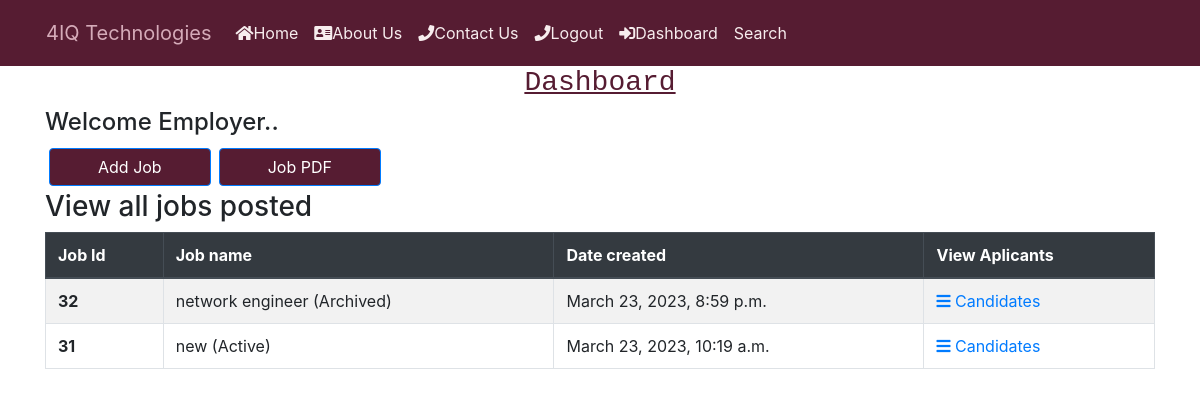
/users/dashboard (signed in), run on an earlier commit of the app's database.
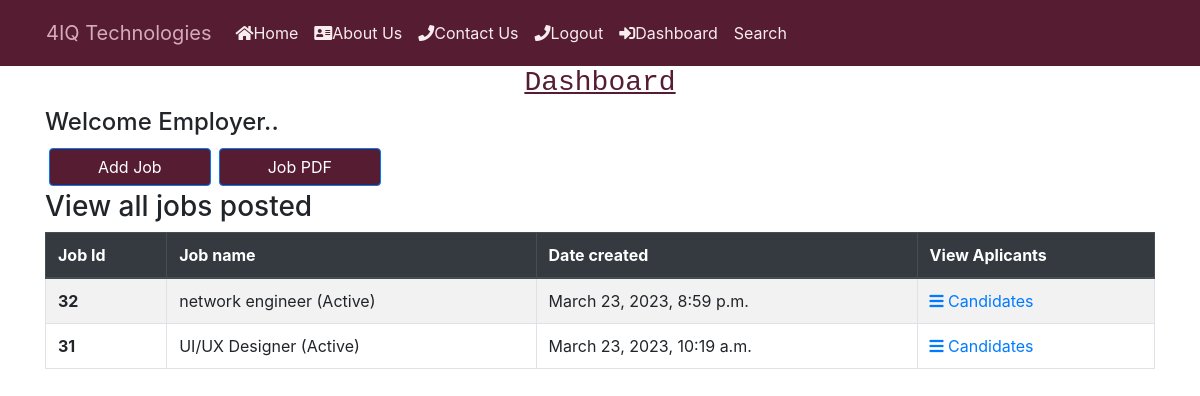
And on a later commit of the database.
### job/models.py (models this page shows, shortened)
class Job(models.Model):
    COMPUTER_SUPPORT_SPECIALIST = 'Computer Support Specialist'
    HARDWARE_ENGINEER = 'Hardware Engineer'
    COMPUTER_SYSTEM_ANALYST = 'Computer System Analyst'
    SOFTWARE_DEVELOPER = 'Software Developer'
    PROGRAMMER = 'Programmer'
    WEB_DEVELOPER = 'Web Developer'
    NETWORK_ENGINEER = 'Network Engineer'
    SOFTWARE_TESTER = 'Software Tester'
    FRONTEND_DEVELOPER = "Frontend Developer"
    BACKEND_DEVELOPER = "Backend Developer"
    CHOICES_SIZE =   ( (COMPUTER_SUPPORT_SPECIALIST ,'COMPUTER_SUPPORT_SPECIALIST'),
    ( HARDWARE_ENGINEER ,'HARDWARE_ENGINEER'),
    ( COMPUTER_SYSTEM_ANALYST, 'COMPUTER_SYSTEM_ANALYST' ),
    ( SOFTWARE_DEVELOPER, 'SOFTWARE_DEVELOPER'),
    ( PROGRAMMER , 'PROGRAMMER'),
    ( WEB_DEVELOPER,'WEB_DEVELOPER'),
    ( NETWORK_ENGINEER,'NETWORK_ENGINEER'),
    ( SOFTWARE_TESTER,'SOFTWARE_TESTER'),
    (FRONTEND_DEVELOPER,"FRONTEND_DEVELOPER"),
    (BACKEND_DEVELOPER,"BACKEND_DEVELOPER")
    )
    ACTIVE = 'active'
    EMPLOYED = 'employed'
    ARCHIVED = 'archived'
    CHOICES_STATUS = (
        (EMPLOYED,'Employed'),
        (ACTIVE,'Active' ),
        (ARCHIVED,'Archived' )
     )
    title = models.CharField(max_length=200)
    created_at = models.DateTimeField(auto_now_add=True)
    skillset_required = models.TextField(null=True)
    about_job= models.TextField(blank=True, null=True)
    image = models.ImageField(upload_to="covers/",null=True,blank=True)
    experience = models.CharField(max_length=100,null=True)
    salary = models.CharField(max_length=50,null=True)
    deadline = models.CharField(max_length=50,null=True)
    department_name = models.CharField( max_length=30,choices=CHOICES_SIZE)
    created_by = models.ForeignKey(User,
                                   related_name="jobs",
                                   on_delete=models.CASCADE)
    status = models.CharField(max_length=20,choices=CHOICES_STATUS,default='active')
    class Meta:
        ordering = ['-created_at']

### users/views.py (the view)
# urls.py: path("dashboard", views.dashboard, name="dashboard"),
@login_required
def dashboard(request):
   return render ( request,'dashboard.html' ,{'userprofile': request.user.userprofile})

### notification/context_processors.py (called while the page is built)
def notifications(request):
    if request.user.is_authenticated:
        return {
            'notificactions': request.user.notifications.filter(is_read=False)
        }
    else:
        return {'notifications': []}

### users/templates/dashboard.html (shortened to what this page needs)
{% include 'header.html' %}
{% block content %}
  <div class="container">
    <h3 class="title">
      <center style="text-decoration: underline; color: #561c32 ;font-family: 'Courier New', Courier, monospace;">Dashboard</center>
    </h3>
{% if userprofile.is_employer %}
<h4 class="subtitle">Welcome  Employer..{{username}}</h4>
<div style="display: flex;">
  <div><a href="{% url 'job:add'  %}">
    <input
    type="submit"
    value="Add Job"
    class="m-1 px-5 btn btn-primary"
    style="background-color: #561c32"
    />
  </div>
  <div><a href="{% url 'job:job_pdf'  %}">
    <input
    type="submit"
    value="Job PDF"
    class="m-1 px-5 btn btn-primary"
    style="background-color: #561c32"
    /> <a href=""></a>
  </div>
</div>
<h3 class="subtitle">View all jobs posted</h3>
<table class="table table table-striped table-bordered">
  <thead class="thead-dark">
    <tr>
      <th scope="col">Job Id</th>
      <th scope="col">Job name</th>
      <th scope="col">Date created</th>
      <th scope="col">View Aplicants</th>
    </tr>
  </thead>
  <tbody>
    {% for job in request.user.jobs.all %}
    <tr>
      <th scope="row">   {{ job.id }} </a></th>
      <td>  {{ job.title }} ({{job.get_status_display}})</td>
      <td>  {{ job.created_at }}</td>
      <td><a href="{% url 'view_dashboard_job' job.id%}"><i class="fas fa-bars"></i> Candidates</td>
    </tr>
    {% empty %}
    <p>You have not posted any jobs yet...</p>
    {% endfor %}
  </tbody>
</table>
{% endif %}
</div>
{% endblock %}

### employee/templates/header.html (shortened to what this page needs)
<html lang="en">
<head>
    {% load static %}
    <link rel="stylesheet" href="{% static 'css/mystyle.css' %}">
    <link
    rel="stylesheet"
    href="https://stackpath.bootstrapcdn.com/bootstrap/4.4.1/css/bootstrap.min.css"
     />
    <link
    rel="stylesheet"
    href="https://stackpath.bootstrapcdn.com/font-awesome/4.7.0/css/font-awesome.min.css"
    />
   <link rel="stylesheet" href="https://maxcdn.bootstrapcdn.com/bootstrap/4.3.1/css/bootstrap.min.css">
   <link rel="stylesheet" href="https://use.fontawesome.com/releases/v5.6.3/css/all.css">
</head>
<body>
    <nav class="navbar navbar-expand-lg  " style="display: flex; background-color: #561C32;" >
    <div class="collapse navbar-collapse" id="navbar" style="padding: 5px 30px">
        <div class="navbar-nav" style="width: 100%;">
            <a class="navbar-brand" style="color: #D5ABB9" href="{% url 'employee:base' %}">4IQ Technologies</a>
            <a style="color: white;" class="nav-item nav-link" id="home" href="{% url 'employee:base' %}">
            <i class="fa fa-home"></i>Home</a>
            <a
            style="color: white; "
            class="nav-item nav-link"
            href="{% url 'employee:about'%}"
            ><i class="fas fa-address-card"></i>About Us</a>
            <a
            style="color: white;"
            class="nav-item nav-link"
            href="{% url 'employee:contact'%}"
            ><i class="fas fa-phone"></i>Contact Us</a
            >
           {% if request.user.is_authenticated %}
           <a
           style="color: white;"
           class="nav-item nav-link"
           href="{% url 'employee:logout' %}"
           ><i class="fas fa-phone"></i>Logout</a
           >
            {% endif %}
            {% if request.user.is_authenticated %}
            <a
            style="color: white;"
            class="nav-item nav-link"
            href="{% url 'dashboard' %}"
            ><i class="fas fa-sign-in-alt fa-beat"></i>Dashboard</a
            >
            {% endif %}
            <a
            style="color: white;"
            class="nav-item nav-link"
            href="{% url 'job:search' %}"
            >Search</a
            >
          </div>
        </div>
      </nav>
</body>
</html>

### employee/static/css/mystyle.css (style rules this page uses)
.nav-link { color: #f7edee !important; }

What changed in the data, as far as the page shows it:
changed Job "network engineer": status "Archived" → "Active"
changed Job id 31: title "new" → "UI/UX Designer"
